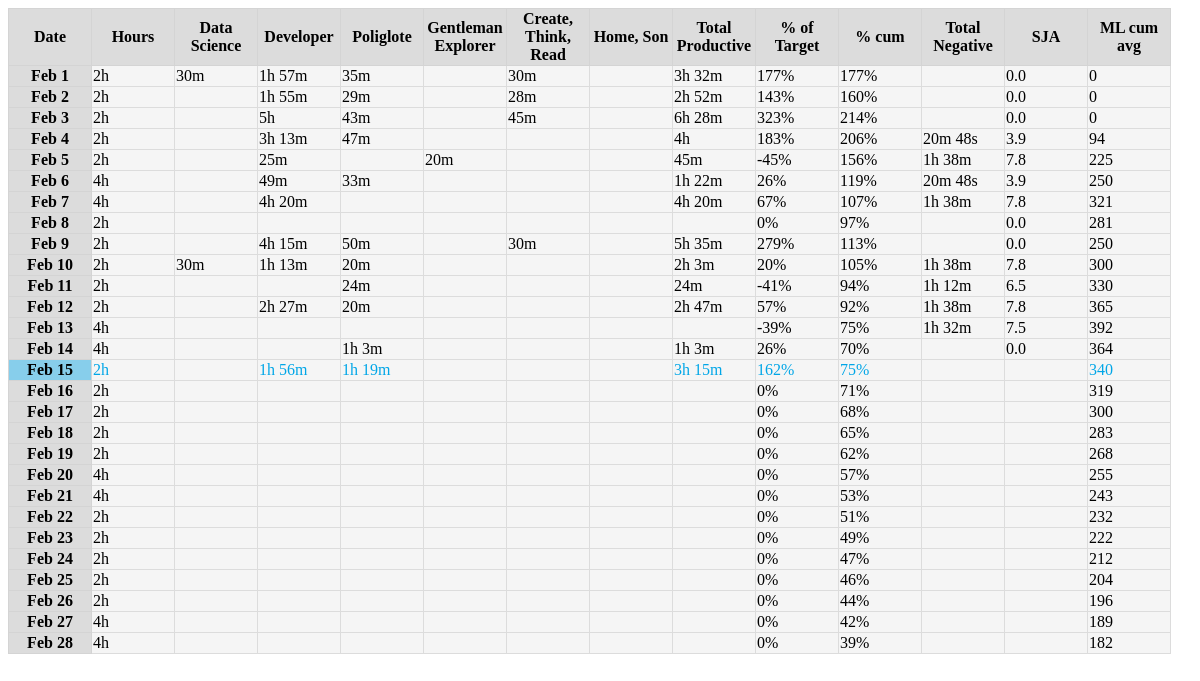
The page / on the database its author committed.
### mymonth/models.py (models this page shows, shortened)
class Days(db.Model):
    id = db.Column(db.Date, primary_key = True)
    ds = db.Column(db.Interval)   # Data Science
    dev = db.Column(db.Interval)  # Developer
    pol = db.Column(db.Interval)  # Poliglote
    ge = db.Column(db.Interval)   # Gentleman Explorer
    crt = db.Column(db.Interval)  # Create Read Think
    hs = db.Column(db.Interval)   # Home Son
    alk = db.Column(db.Float)     # Alko

### mymonth/routes.py (the view)
@app.route('/')
def home():
    month_start, month_end, month_all_days = get_month_days(REF_DATE)
    days = Days.query.filter(Days.id >= month_start).filter(Days.id <= month_end).all()
    days_in_db = [day.id for day in days]
    for day_index in month_all_days:
        if day_index not in days_in_db:
            db.session.add(Days(id=day_index))
        db.session.commit()
    days = Days.query.filter(Days.id >= month_start).filter(Days.id <= month_end).all()
    cum_TargetHours = timedelta()
    cum_TotalProductive = timedelta()
    cum_TotalNegative = timedelta()
    cum_alk = 0
    for i, day in enumerate(days, start=1):
        day.s_TargetHours = get_target_productive_hours_per_day(day.id)
        day.s_TotalProductive = timedelta(seconds=0)
        for col in ['ds', 'dev', 'pol', 'ge', 'crt', 'hs']:
            value = getattr(day, col)
            if value is not None:
                day.s_TotalProductive += value
        day.s_TotalNegative = timedelta(seconds=0)
        if day.alk is not None:
            day.s_TotalNegative = max(day.alk - 2.86, 0) * timedelta(minutes=20)
            cum_alk += day.alk
        day.s_PercOfTarget = (day.s_TotalProductive - day.s_TotalNegative) / day.s_TargetHours
        cum_TargetHours += day.s_TargetHours
        cum_TotalProductive += day.s_TotalProductive
        cum_TotalNegative += day.s_TotalNegative
        day.cum_PercOfTarget = (cum_TotalProductive - cum_TotalNegative) / cum_TargetHours
        day.cum_alk = (cum_alk / i) / 7.8 * 750
        day.style_today_tr_hd = ""
        day.style_today_tr_td = ""
        if day.id == date.today():
            day.style_today_tr_hd = "today_header"
            day.style_today_tr_td = "today_cell"
    return render_template('home.html', days=days, f_string_from_duration=string_from_duration, f_string_from_float=string_from_float)

### mymonth/utils.py (called while the page is built)
def get_month_days(reference_date):
    first_day = date(year=reference_date.year, month=reference_date.month, day=1)
    last_day = date(year=reference_date.year, month=reference_date.month, day=monthrange(year=reference_date.year, month=reference_date.month)[1])
    days_in_month = (last_day - first_day).days + 1
    all_days = [date(year=first_day.year, month=first_day.month, day=day) for day in range(1, days_in_month + 1)]
    return first_day, last_day, all_days

def string_from_duration(x):
    if isinstance(x, datetime):
        x = x - datetime(1970, 1, 1)
    if x is None or x is NaT or x.total_seconds() == 0:
        return ''
    total_seconds = x.total_seconds()
    days = total_seconds // 86400
    total_seconds -= days * 86400
    hours = total_seconds // 3600
    total_seconds -= hours * 3600
    minutes = total_seconds // 60
    total_seconds -= minutes * 60
    seconds = total_seconds
    duration_items = [(days, 'd'), (hours, 'h'), (minutes, 'm'), (seconds, 's')]
    non_zero_items = 0
    for item in duration_items:
        if item[0] != 0:
            non_zero_items += 1
    if non_zero_items > 2:
        duration_items.pop(-1)
    outcome = ''
    for item in duration_items:
        if item[0] != 0:
            outcome += f'{int(item[0])}{item[1]} '
    return outcome[:-1]

def string_from_float(x):
    outcome = x
    if x is None:
        outcome = ''
    return outcome

def get_target_productive_hours_per_day(input_date):
    weekday_nb = input_date.weekday()
    dict_productive_hours_per_weekday = {0: 2, 1: 2, 2: 2, 3: 2, 4: 2, 5: 4, 6: 4}  # Saturday (5) and Sunday (6) get 4hrs, rest (0-4) 2hrs
    return timedelta(hours=dict_productive_hours_per_weekday.get(weekday_nb))

### mymonth/templates/home.html
{% extends "layout.html" %}
{% block content %}
<table>
    <tr>
        <th>Date</th>
        <th>Hours</th>
        <th>Data Science</th>
        <th>Developer</th>
        <th>Poliglote</th>
        <th>Gentleman Explorer</th>
        <th>Create, Think, Read</th>
        <th>Home, Son</th>
        <th>Total Productive</th>
        <th>% of Target</th>
        <th>% cum</th>
        <th>Total Negative</th>
        <th>SJA</th>
        <th>ML cum avg</th>
    </tr>
{% for day in days %}
    <tr>
        <th class="day_date {{ day.style_today_tr_hd }}"><a href="{{ url_for('edit_day', id_day=day.id) }}">{{ day.id.strftime('%b %e') }}</a></th>
        <td class="{{ day.style_today_tr_td}}">{{ f_string_from_duration(day.s_TargetHours) }}</td>
        <td class="{{ day.style_today_tr_td}}">{{ f_string_from_duration(day.ds) }}</td>
        <td class="{{ day.style_today_tr_td}}">{{ f_string_from_duration(day.dev) }}</td>
        <td class="{{ day.style_today_tr_td}}">{{ f_string_from_duration(day.pol) }}</td>
        <td class="{{ day.style_today_tr_td}}">{{ f_string_from_duration(day.ge) }}</td>
        <td class="{{ day.style_today_tr_td}}">{{ f_string_from_duration(day.crt) }}</td>
        <td class="{{ day.style_today_tr_td}}">{{ f_string_from_duration(day.hs) }}</td>
        <td class="{{ day.style_today_tr_td}}">{{ f_string_from_duration(day.s_TotalProductive) }}</td>
        <td class="{{ day.style_today_tr_td}}">{{ '{:0.0%}'.format(day.s_PercOfTarget) }}</td>
        <td class="{{ day.style_today_tr_td}}">{{ '{:0.0%}'.format(day.cum_PercOfTarget) }}</td>
        <td class="{{ day.style_today_tr_td}}">{{ f_string_from_duration(day.s_TotalNegative) }}</td>
        <td class="{{ day.style_today_tr_td}}">{{ f_string_from_float(day.alk) }}</td>
        <td class="{{ day.style_today_tr_td}}">{{ '{:0,.0f}'.format(day.cum_alk) }}</td>
    </tr>
{% endfor %}
</table>
{% endblock content %}

### mymonth/static/styles.css (style rules this page uses)
table { border-spacing: 1px; border-collapse: collapse; }
a { color: #000; text-decoration: none; }
td { background-color: whitesmoke; border: 1px solid gainsboro; }
th { background-color: gainsboro; border: 1px solid rgb(212, 212, 212); width: 80px; }
.today_header { background-color: skyblue; }
.today_cell { color:rgb(0, 166, 231); }

### rows shown on the page
Days: id "Feb 1", f_string_from_duration "2h", ds "30m", dev "1h 57m", pol "35m", crt "30m", f_string_from_duration "3h 32m", s_PercOfTarget "177%", cum_PercOfTarget "177%", alk "0.0", cum_alk "0"
Days: id "Feb 2", f_string_from_duration "2h", dev "1h 55m", pol "29m", crt "28m", f_string_from_duration "2h 52m", s_PercOfTarget "143%", cum_PercOfTarget "160%", alk "0.0", cum_alk "0"
Days: id "Feb 3", f_string_from_duration "2h", dev "5h", pol "43m", crt "45m", f_string_from_duration "6h 28m", s_PercOfTarget "323%", cum_PercOfTarget "214%", alk "0.0", cum_alk "0"
Days: id "Feb 4", f_string_from_duration "2h", dev "3h 13m", pol "47m", f_string_from_duration "4h", s_PercOfTarget "183%", cum_PercOfTarget "206%", f_string_from_duration "20m 48s", alk "3.9", cum_alk "94"
Days: id "Feb 5", f_string_from_duration "2h", dev "25m", ge "20m", f_string_from_duration "45m", s_PercOfTarget "-45%", cum_PercOfTarget "156%", f_string_from_duration "1h 38m", alk "7.8", cum_alk "225"
Days: id "Feb 6", f_string_from_duration "4h", dev "49m", pol "33m", f_string_from_duration "1h 22m", s_PercOfTarget "26%", cum_PercOfTarget "119%", f_string_from_duration "20m 48s", alk "3.9", cum_alk "250"
Days: id "Feb 7", f_string_from_duration "4h", dev "4h 20m", f_string_from_duration "4h 20m", s_PercOfTarget "67%", cum_PercOfTarget "107%", f_string_from_duration "1h 38m", alk "7.8", cum_alk "321"
Days: id "Feb 8", f_string_from_duration "2h", s_PercOfTarget "0%", cum_PercOfTarget "97%", alk "0.0", cum_alk "281"
Days: id "Feb 9", f_string_from_duration "2h", dev "4h 15m", pol "50m", crt "30m", f_string_from_duration "5h 35m", s_PercOfTarget "279%", cum_PercOfTarget "113%", alk "0.0", cum_alk "250"
Days: id "Feb 10", f_string_from_duration "2h", ds "30m", dev "1h 13m", pol "20m", f_string_from_duration "2h 3m", s_PercOfTarget "20%", cum_PercOfTarget "105%", f_string_from_duration "1h 38m", alk "7.8", cum_alk "300"
Days: id "Feb 11", f_string_from_duration "2h", pol "24m", f_string_from_duration "24m", s_PercOfTarget "-41%", cum_PercOfTarget "94%", f_string_from_duration "1h 12m", alk "6.5", cum_alk "330"
Days: id "Feb 12", f_string_from_duration "2h", dev "2h 27m", pol "20m", f_string_from_duration "2h 47m", s_PercOfTarget "57%", cum_PercOfTarget "92%", f_string_from_duration "1h 38m", alk "7.8", cum_alk "365"
Days: id "Feb 13", f_string_from_duration "4h", s_PercOfTarget "-39%", cum_PercOfTarget "75%", f_string_from_duration "1h 32m", alk "7.5", cum_alk "392"
Days: id "Feb 14", f_string_from_duration "4h", pol "1h 3m", f_string_from_duration "1h 3m", s_PercOfTarget "26%", cum_PercOfTarget "70%", alk "0.0", cum_alk "364"
Days: id "Feb 15", f_string_from_duration "2h", dev "1h 56m", pol "1h 19m", f_string_from_duration "3h 15m", s_PercOfTarget "162%", cum_PercOfTarget "75%", cum_alk "340"
Days: id "Feb 16", f_string_from_duration "2h", s_PercOfTarget "0%", cum_PercOfTarget "71%", cum_alk "319"
Days: id "Feb 17", f_string_from_duration "2h", s_PercOfTarget "0%", cum_PercOfTarget "68%", cum_alk "300"
Days: id "Feb 18", f_string_from_duration "2h", s_PercOfTarget "0%", cum_PercOfTarget "65%", cum_alk "283"
Days: id "Feb 19", f_string_from_duration "2h", s_PercOfTarget "0%", cum_PercOfTarget "62%", cum_alk "268"
Days: id "Feb 20", f_string_from_duration "4h", s_PercOfTarget "0%", cum_PercOfTarget "57%", cum_alk "255"
Days: id "Feb 21", f_string_from_duration "4h", s_PercOfTarget "0%", cum_PercOfTarget "53%", cum_alk "243"
Days: id "Feb 22", f_string_from_duration "2h", s_PercOfTarget "0%", cum_PercOfTarget "51%", cum_alk "232"
Days: id "Feb 23", f_string_from_duration "2h", s_PercOfTarget "0%", cum_PercOfTarget "49%", cum_alk "222"
Days: id "Feb 24", f_string_from_duration "2h", s_PercOfTarget "0%", cum_PercOfTarget "47%", cum_alk "212"
Days: id "Feb 25", f_string_from_duration "2h", s_PercOfTarget "0%", cum_PercOfTarget "46%", cum_alk "204"
Days: id "Feb 26", f_string_from_duration "2h", s_PercOfTarget "0%", cum_PercOfTarget "44%", cum_alk "196"
Days: id "Feb 27", f_string_from_duration "4h", s_PercOfTarget "0%", cum_PercOfTarget "42%", cum_alk "189"
Days: id "Feb 28", f_string_from_duration "4h", s_PercOfTarget "0%", cum_PercOfTarget "39%", cum_alk "182"
